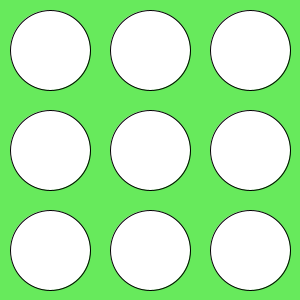
Frame 1 (no input)
Frame 60 (the mouse pressed at the canvas centre just before this capture): identical to frame 1, image omitted
Frame 120 (the mouse held since frame 60 and released just before this capture): identical to frame 1, image omitted

The Processing sketch that drew this single still picture (run headless with seeded random() and noise(); from frame 60 on, the mouse is pressed at the canvas centre):

// Processing sketch: week10_1
// ── week10_1.pde
//weel0-1 好玩的程式設計 打地鼠

void setup(){
   size(300, 300);
}
void draw(){ 
 background(#67EA5C);
 for (int i=0 ; i<3; i++){
   for (int j=0; j<3;j++){
     int x = j*100 + 50, y = i*100 + 50;
     ellipse(x, y, 80, 80);
    }
  }
}
